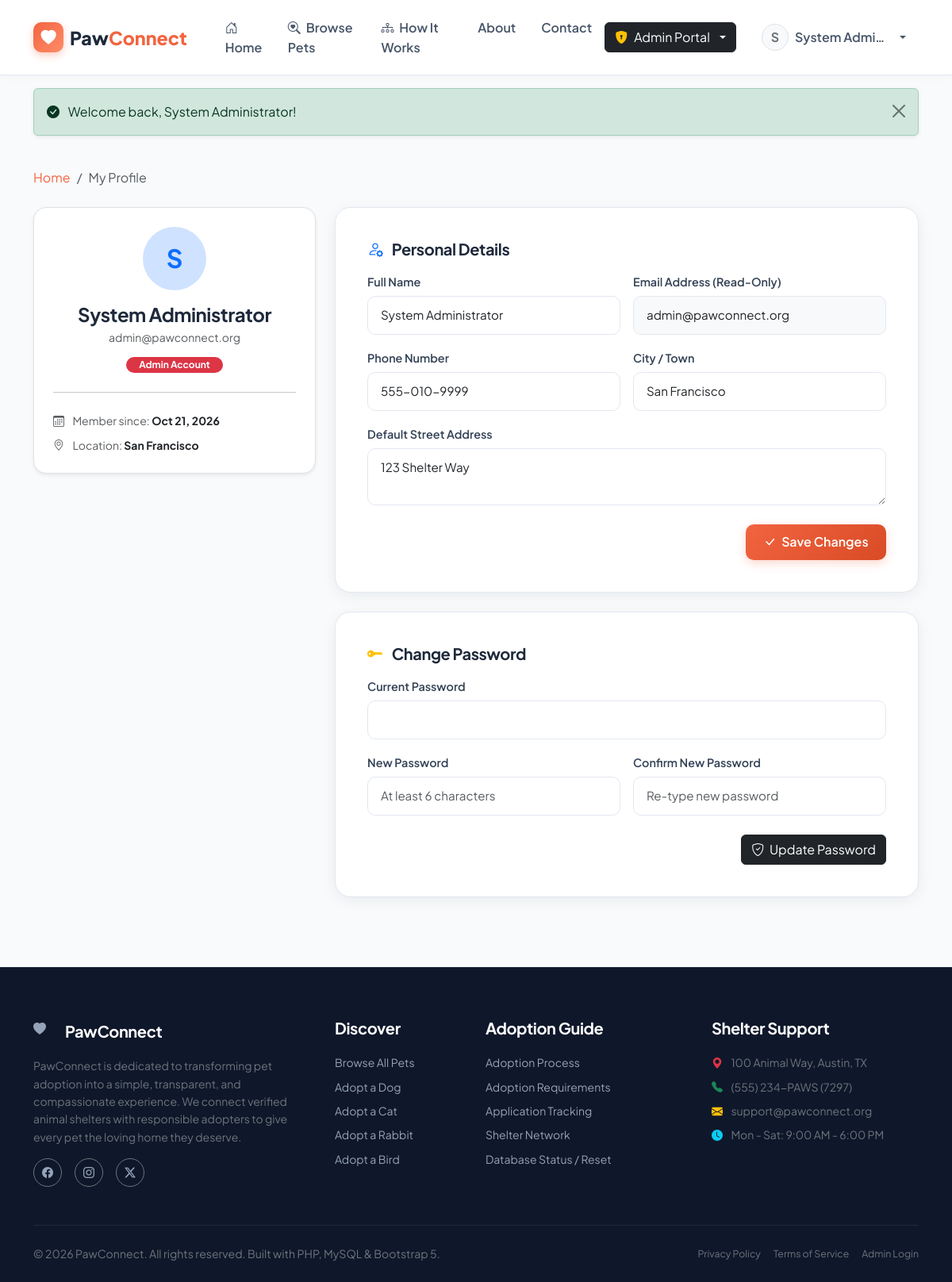
The app's page /profile.php (signed in) with its own data.
### tables this page shows
CREATE TABLE `users` (
    `id` INT AUTO_INCREMENT PRIMARY KEY,
    `name` VARCHAR(100) NOT NULL,
    `email` VARCHAR(150) NOT NULL UNIQUE,
    `password` VARCHAR(255) NOT NULL,
    `phone` VARCHAR(25) DEFAULT NULL,
    `address` TEXT DEFAULT NULL,
    `city` VARCHAR(100) DEFAULT NULL,
    `role` ENUM('user', 'admin') DEFAULT 'user',
    `created_at` TIMESTAMP DEFAULT CURRENT_TIMESTAMP,
    `updated_at` TIMESTAMP DEFAULT CURRENT_TIMESTAMP ON UPDATE CURRENT_TIMESTAMP
);

### profile.php (the view, shortened to what this page needs)
<?php
require_once __DIR__ . '/includes/header.php';
$user = current_user();
$db = getDB();
$stmt = $db->prepare("SELECT * FROM users WHERE id = ?");
$stmt->execute([$user['id']]);
$userData = $stmt->fetch();
?>
<div class="container py-4">
    <nav aria-label="breadcrumb" class="mb-4">
        <ol class="breadcrumb">
            <li class="breadcrumb-item"><a href="/index.php">Home</a></li>
            <li class="breadcrumb-item active" aria-current="page">My Profile</li>
        </ol>
    </nav>
    <div class="row g-4">
        <div class="col-lg-4">
            <div class="bg-white rounded-4 border p-4 shadow-sm text-center">
                <div class="rounded-circle bg-primary-subtle text-primary fw-bold d-inline-flex align-items-center justify-content-center mb-3" style="width: 80px; height: 80px; font-size: 2rem;">
                    <?= strtoupper(substr($userData['name'], 0, 1)) ?>
                </div>
                <h4 class="fw-bold mb-1"><?= htmlspecialchars($userData['name']) ?></h4>
                <p class="text-muted small mb-2"><?= htmlspecialchars($userData['email']) ?></p>
                <div>
                    <span class="badge <?= ($userData['role'] === 'admin') ? 'bg-danger' : 'bg-primary' ?> px-3 py-1 rounded-pill">
                        <?= ucfirst($userData['role']) ?> Account
                    </span>
                </div>
                <hr class="my-4">
                <div class="text-start small text-muted">
                    <p class="mb-2"><i class="bi bi-calendar3 me-2"></i> Member since: <strong class="text-dark"><?= format_date($userData['created_at']) ?></strong></p>
                    <p class="mb-0"><i class="bi bi-geo-alt me-2"></i> Location: <strong class="text-dark"><?= htmlspecialchars($userData['city'] ?? 'Not set') ?></strong></p>
                </div>
            </div>
        </div>
        <div class="col-lg-8">
            <div class="form-card mb-4">
                <h5 class="fw-bold mb-3"><i class="bi bi-person-gear text-primary me-2"></i> Personal Details</h5>
                <form action="/profile.php" method="POST">
                    <div class="row g-3">
                        <div class="col-md-6">
                            <label class="form-label">Full Name</label>
                            <input type="text" name="name" value="<?= htmlspecialchars($userData['name']) ?>" class="form-control" required>
                        </div>
                        <div class="col-md-6">
                            <label class="form-label">Email Address (Read-Only)</label>
                            <input type="email" value="<?= htmlspecialchars($userData['email']) ?>" class="form-control bg-light" readonly>
                        </div>
                        <div class="col-md-6">
                            <label class="form-label">Phone Number</label>
                            <input type="text" name="phone" value="<?= htmlspecialchars($userData['phone'] ?? '') ?>" class="form-control" placeholder="(555) 000-0000">
                        </div>
                        <div class="col-md-6">
                            <label class="form-label">City / Town</label>
                            <input type="text" name="city" value="<?= htmlspecialchars($userData['city'] ?? '') ?>" class="form-control" placeholder="e.g. Austin">
                        </div>
                        <div class="col-12">
                            <label class="form-label">Default Street Address</label>
                            <textarea name="address" class="form-control" rows="2" placeholder="Street address for adoption applications"><?= htmlspecialchars($userData['address'] ?? '') ?></textarea>
                        </div>
                    </div>
                    <div class="text-end mt-4">
                        <button type="submit" class="btn btn-paw-primary">
                            <i class="bi bi-check-lg me-1"></i> Save Changes
                        </button>
                    </div>
                </form>
            </div>
            <div class="form-card">
                <h5 class="fw-bold mb-3"><i class="bi bi-key-fill text-warning me-2"></i> Change Password</h5>
                <form action="/profile.php" method="POST">
                    <div class="row g-3">
                        <div class="col-md-12">
                            <label class="form-label">Current Password</label>
                            <input type="password" name="current_password" class="form-control" required>
                        </div>
                        <div class="col-md-6">
                            <label class="form-label">New Password</label>
                            <input type="password" name="new_password" class="form-control" placeholder="At least 6 characters" required>
                        </div>
                        <div class="col-md-6">
                            <label class="form-label">Confirm New Password</label>
                            <input type="password" name="confirm_password" class="form-control" placeholder="Re-type new password" required>
                        </div>
                    </div>
                    <div class="text-end mt-4">
                        <button type="submit" class="btn btn-dark">
                            <i class="bi bi-shield-check me-1"></i> Update Password
                        </button>
                    </div>
                </form>
            </div>
        </div>
    </div>
</div>
<?php include __DIR__ . '/includes/footer.php'; ?>

### assets/css/style.css (style rules this page uses)
:root { --paw-primary: #f26440; --paw-primary-dark: #d84b25; --paw-primary-light: #fff0eb; --paw-secondary: #2a9d8f; --paw-secondary-dark: #21867a; --paw-accent: #e9c46a; --paw-dark: #1e293b; --paw-muted: #64748b; --paw-light: #f8fafc; --paw-white: #ffffff; --paw-card-bg: #ffffff; --paw-border: #e2e8f0; --paw-radius: 14px; --paw-radius-lg: 20px; --paw-shadow: 0 4px 20px -2px rgba(15, 23, 42, 0.08); --paw-shadow-hover: 0 12px 30px -4px rgba(15, 23, 42, 0.15); }
body { font-family: 'Plus Jakarta Sans', -apple-system, BlinkMacSystemFont, "Segoe UI", Roboto, sans-serif; background-color: var(--paw-light); color: var(--paw-dark); line-height: 1.6; min-height: 100vh; display: flex; flex-direction: column; }
h1, h2, h3, h4, h5, h6 { font-weight: 700; color: var(--paw-dark); letter-spacing: -0.02em; }
a { color: var(--paw-primary); text-decoration: none; transition: all 0.2s ease; }
.btn-paw-primary { background: linear-gradient(135deg, var(--paw-primary), var(--paw-primary-dark)); color: #fff !important; font-weight: 600; padding: 0.65rem 1.4rem; border-radius: 10px; border: none; box-shadow: 0 4px 12px rgba(242, 100, 64, 0.25); transition: all 0.25s ease; }
.form-card { background: #ffffff; border-radius: var(--paw-radius-lg); border: 1px solid var(--paw-border); padding: 2.5rem; box-shadow: var(--paw-shadow); }
.form-control, .form-select { border-radius: 10px; border: 1.5px solid var(--paw-border); padding: 0.75rem 1rem; font-size: 0.95rem; transition: all 0.2s ease; }
.form-label { font-weight: 600; font-size: 0.9rem; color: #334155; margin-bottom: 0.4rem; }

### records on screen
users: name "S", name "System Administrator", email "admin@pawconnect.org", role "Admin", created_at "Oct 21, 2026", city "San Francisco", phone "555-010-9999", address "123 Shelter Way"

### other values on screen
substr($currentUser['name'], 0, 1) "S"
$currentUser['name'] "System Admi…"
$flash['message'] "Welcome back, System Administrator!"
